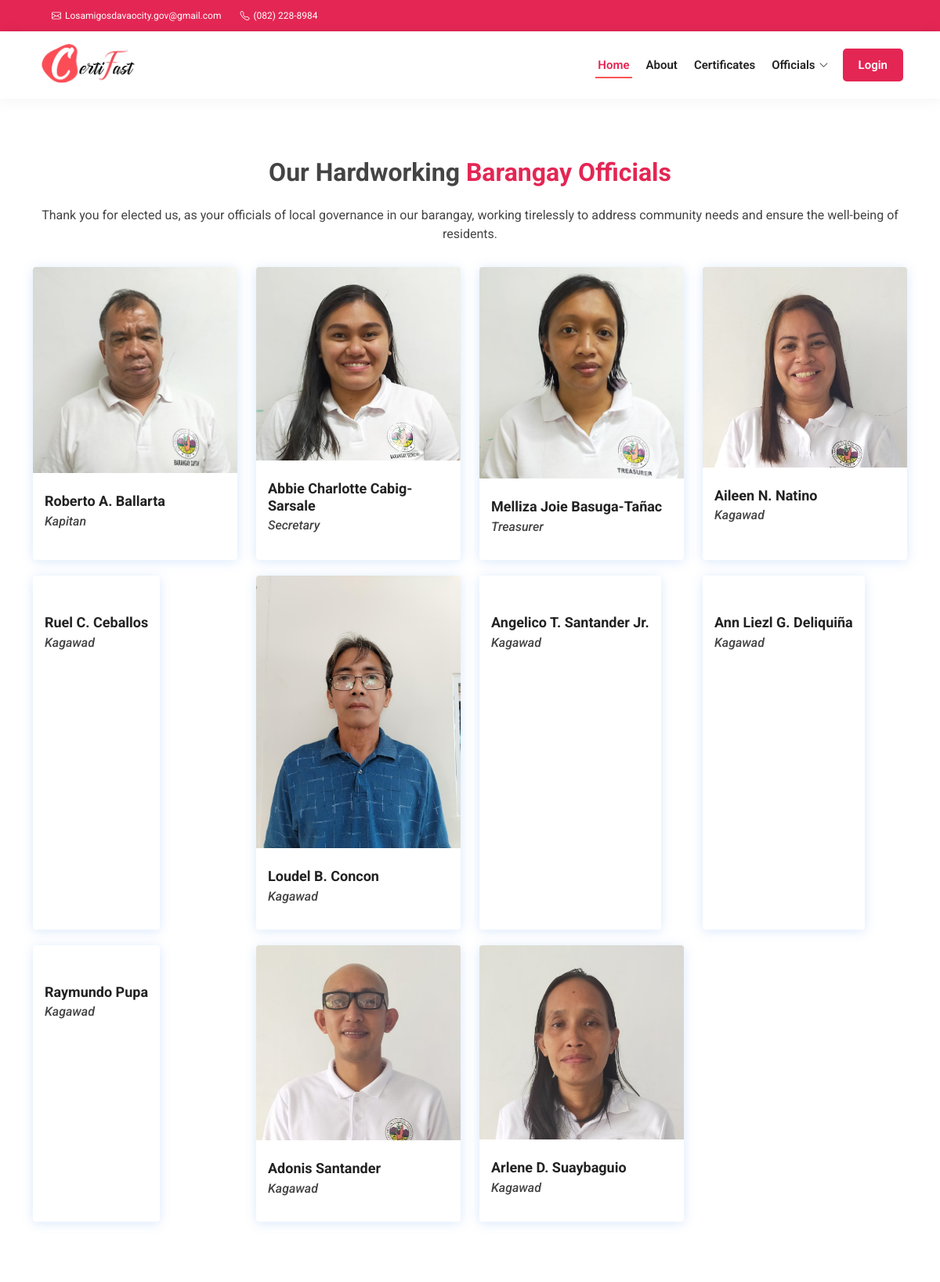
/barangay-officials.php (upper part), run on an earlier commit of the app's database.
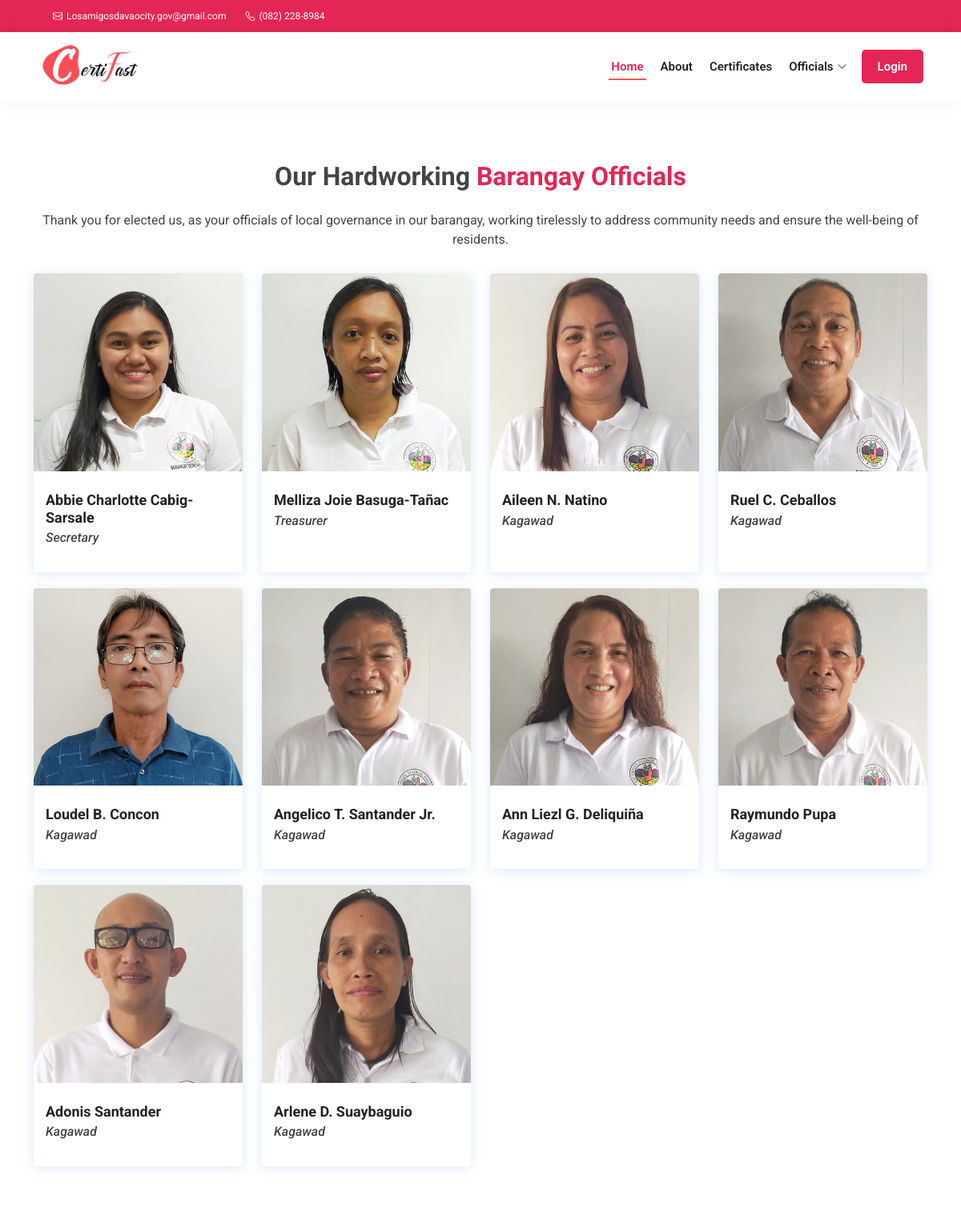
And on a later commit of the database.
### tables this page shows
CREATE TABLE `tblbrgy_info` (
  `id` int(11) NOT NULL AUTO_INCREMENT,
  `province_name` varchar(100) DEFAULT NULL,
  `town_name` varchar(100) DEFAULT NULL,
  `brgy_address` varchar(100) NOT NULL,
  `brgy_name` varchar(50) DEFAULT NULL,
  `contact_number` varchar(50) DEFAULT NULL,
  `brgy_email` varchar(50) DEFAULT NULL,
  `dashboardphoto` varchar(200) DEFAULT NULL,
  `city_logo` varchar(100) DEFAULT NULL,
  `brgy_logo` varchar(100) DEFAULT NULL,
  PRIMARY KEY (`id`)
);

CREATE TABLE `tblofficials` (
  `id` int(11) NOT NULL AUTO_INCREMENT,
  `picture` text DEFAULT NULL,
  `fullname` varchar(50) DEFAULT NULL,
  `position` varchar(50) DEFAULT NULL,
  `address` varchar(50) NOT NULL,
  `termstart` date DEFAULT NULL,
  `termend` date DEFAULT NULL,
  `status` varchar(20) DEFAULT NULL,
  PRIMARY KEY (`id`)
);

CREATE TABLE `tblposition` (
  `id` int(11) NOT NULL AUTO_INCREMENT,
  `position` varchar(50) DEFAULT NULL,
  PRIMARY KEY (`id`)
);

### barangay-officials.php (the view, shortened to what this page needs)
<?php
    include 'server/dbconnect.php';
    $query1 = "SELECT * FROM tblbrgy_info WHERE id='1'";
    $result1 = $conn->query($query1)->fetch_assoc();
    $query = "SELECT tblofficials.fullname, tblofficials.picture, tblposition.position FROM tblofficials JOIN tblposition ON tblofficials.position = tblposition.id WHERE tblposition.position IN ('Kapitan','Secretary','Treasurer','Kagawad') AND `status`='Active'";
    $result = $conn->query($query);
    $rows = array();
    while ($row = $result->fetch_assoc()) {
    $rows[] = $row;
    }
?>
<!DOCTYPE html>
<html lang="en">
<head>
  <link href="Homepage/assets/vendor/aos/aos.css" rel="stylesheet">
  <link href="Homepage/assets/vendor/bootstrap/css/bootstrap.min.css" rel="stylesheet">
  <link href="Homepage/assets/vendor/bootstrap-icons/bootstrap-icons.css" rel="stylesheet">
  <link href="Homepage/assets/vendor/boxicons/css/boxicons.min.css" rel="stylesheet">
  <link href="Homepage/assets/vendor/glightbox/css/glightbox.min.css" rel="stylesheet">
  <link href="Homepage/assets/vendor/swiper/swiper-bundle.min.css" rel="stylesheet">
  <link href="Homepage/assets/css/style.css" rel="stylesheet">
</head>
<body>
  <section id="topbar" class="d-flex align-items-center">
    <div class="container d-flex justify-content-center justify-content-md-between">
      <div class="contact-info d-flex align-items-center">
        <i class="bi bi-envelope d-flex align-items-center ms-4"><a href="mailto:losamigosdavaocity.gov@gmail.com"> <?= ucwords($result1['brgy_email']) ?></a></i>
        <i class="bi bi-telephone d-flex align-items-center ms-4"> <span><?= ucwords($result1['contact_number']) ?></span></i>
      </div>
    </div>
  </section>
  <header id="header" class="d-flex align-items-center">
    <div class="container d-flex align-items-center justify-content-between">
      <h1 class="logo"><a href="index.php"><img src="Homepage/assets/img/title-logo.png" alt="title-logo"></a></h1>
      <nav id="navbar" class="navbar">
        <ul>
            <li><a class="nav-link scrollto active" href="index.php#hero">Home</a></li>
            <li><a class="nav-link scrollto" href="index.php#about">About</a></li>
            <li><a class="nav-link scrollto" href="index.php#services">Certificates</a></li>
            <li class="dropdown"><a href="#"><span>Officials</span> <i class="bi bi-chevron-down"></i></a>
          </li>
          <li><a href="login.php" class="btn-login"> Login</a></li>
        </ul>
      </nav>
    </div>
  </header>
  <main id="main" data-aos="fade-up">
    <section id="team" class="team section-bg">
      <div class="container" data-aos="fade-up">
        <div class="section-title">
          <h3>Our Hardworking <span>Barangay Officials</span></h3><br>
          <span>Thank you for elected us, as your officials of local governance in our barangay, working tirelessly to address community needs and ensure the well-being of residents.</span>
        </div>
        <div class="row">
          <?php foreach ($rows as $row): ?>
            <div class="col-lg-3 col-md-6 d-flex align-items-stretch" data-aos="fade-up" data-aos-delay="100">
              <div class="member">
                <div class="member-img">
                  <img src="assets/uploads/officials_profile/<?= $row['picture'] ?>" class="img-fluid" alt="">
                </div>
                <div class="member-info">
                  <h4><?= ucwords($row['fullname']) ?></h4>
                  <h6><i><?= ucwords($row['position']) ?></i></h6>
                </div>
              </div>
            </div>
            <?php endforeach ?>
        </div>
      </div>
    </section>
  </main>
</body>
</html>

### Homepage/assets/css/style.css (style rules this page uses)
body { font-family: "Roboto", sans-serif; color: #444444; }
a { color: #E42654; text-decoration: none; }
h1, h2, h3, h4, h5, h6 { font-family: "Roboto", sans-serif; }
#topbar { background: #E42654; height: 40px; font-size: 12px; transition: all 0.5s; color: #fff; padding: 0; }
#topbar .contact-info i { font-style: normal; color: #fff; }
#topbar .contact-info i a, #topbar .contact-info i span { padding-left: 5px; color: #fff; }
#topbar .contact-info i a { line-height: 0; transition: 0.3s; transition: 0.3s; }
#header { background: #fff; transition: all 0.5s; z-index: 997; height: 86px; box-shadow: 0px 2px 15px rgba(0, 0, 0, 0.1); }
#header .logo { font-size: 30px; margin: 0; padding: 10; line-height: 1; font-weight: 600; letter-spacing: 0.8px; font-family: "Poppins", sans-serif; }
#header .logo a { color: #222222; }
#header .logo img { max-height: 70px; }
.navbar { padding: 0; }
.navbar ul { margin: 0; display: inline-flex; list-style: none; align-items: center; position: relative; }
.navbar .btn-login { margin: 0; left: 0; position: relative; color: #fff; padding: 10px 20px 10px 20px; border-radius: 5px; background-color: #E42654; display: flex; }
.navbar>ul>li { white-space: nowrap; padding: 10px 5px 10px 10px; }
.navbar a, .navbar a:focus { display: flex; align-items: center; justify-content: space-between; padding: 0 3px; font-size: 15px; font-weight: 600; color: #222222; white-space: nowrap; transition: 0.3s; position: relative; }
.navbar a i, .navbar a:focus i { font-size: 12px; line-height: 0; margin-left: 5px; }
.navbar .nav-link:before { content: ""; position: absolute; width: 100%; height: 2px; bottom: -6px; left: 0; background-color: #fc5555; visibility: hidden; width: 0px; transition: all 0.3s ease-in-out 0s; }
.navbar a:hover:before, .navbar li:hover>a:before, .navbar .active:before { visibility: visible; width: 100%; }
.navbar a:hover, .navbar .active, .navbar .active:focus, .navbar li:hover>a { color: #E42654; }
section { padding: 60px 0; overflow: hidden; }
.section-bg { background-color: rgba(255, 255, 255, 0.6); }
.section-title { text-align: center; padding-bottom: 30px; }
.section-title h3 { margin: 15px 0 0 0; font-size: 32px; font-weight: 700; }
.section-title h3 span { color: #E42654; }
.team { padding: 60px 0; }
.team .member { margin-bottom: 20px; overflow: hidden; border-radius: 4px; background: #fff; box-shadow: 0px 2px 15px rgba(16, 110, 234, 0.15); }
.team .member .member-img { position: relative; overflow: hidden; }
.team .member .member-info { padding: 25px 15px; }
.team .member .member-info h4 { font-weight: 700; margin-bottom: 5px; font-size: 18px; color: #222222; }

What changed in the data, as far as the page shows it:
no longer on this page (row edited): tblofficials: picture (picture), fullname "Roberto A. Ballarta", tblposition.position "Kapitan"
changed tblofficials "Melliza Joie Basuga-Tañac": picture: a different picture
changed tblofficials "Aileen N. Natino": picture: a different picture
changed tblofficials "Ruel C. Ceballos": picture: picture added
changed tblofficials "Loudel B. Concon": picture: a different picture
changed tblofficials "Angelico T. Santander Jr.": picture: picture added
changed tblofficials "Ann Liezl G. Deliquiña": picture: picture added
changed tblofficials "Raymundo Pupa": picture: picture added
changed tblofficials "Adonis Santander": picture: a different picture
changed tblofficials "Arlene D. Suaybaguio": picture: a different picture
